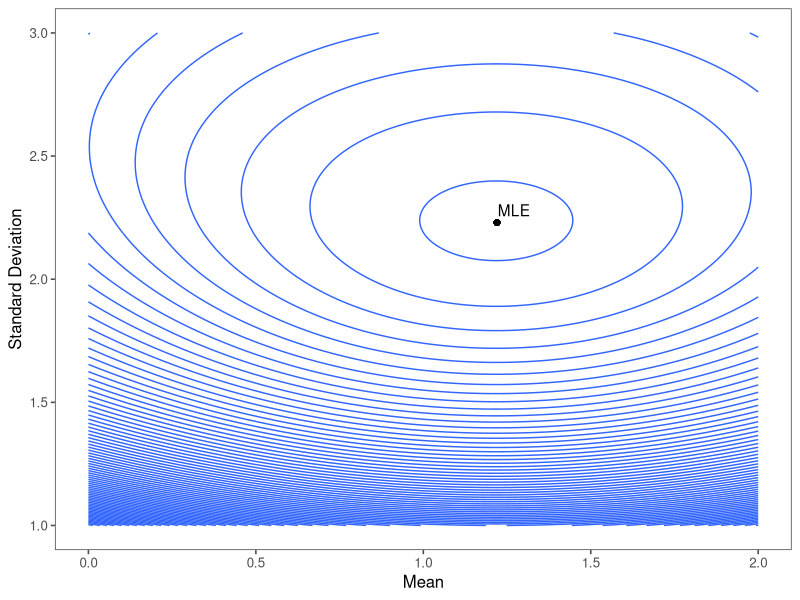

R code for this plot:
#' ---
#' title: ""
#' author: ""
#' date: ""
#' output: pdf_document
#' ---
#' 


#' Generate random sample
set.seed(2020)
X <- rnorm(n = 100, mean = 1, sd = 2)

#' Define mean log likelihood function
log_likelihood_function <- function(mu, sigma, X) {
  (-1/2) * log(2*pi) + (-1/2) * log(sigma^2) - 1/(2*sigma^2) * (X - mu)^2
}

#' Generate grid
library(tidyverse)

mu_vec <- seq(from = 0, to = 2, by = 0.01)
sigma_vec <- seq(from = 1, to = 3, by = 0.01)

grid <- crossing(mu = mu_vec, sigma = sigma_vec) %>%
  mutate(mean_likelihood = map2_dbl(mu, sigma, function(mu, sigma, X) mean(log_likelihood_function(mu, sigma, X)), X))

#' Maximum mean log likelihood value and maximum likelihood estimates.
MLE <- grid[grid$mean_likelihood == max(grid$mean_likelihood), ]
knitr::kable(MLE)

#' Draw plot
plot <- ggplot(grid) +
  geom_point(aes(x = MLE$mu, y = MLE$sigma)) +
  annotate(geom = "text", x = MLE$mu + 0.05, y = MLE$sigma + 0.05, label = "MLE") +
  geom_contour(aes(x = mu, y = sigma, z = mean_likelihood), binwidth = 0.025) +
  
  labs(x = "Mean", y = "Standard Deviation") +
  ggthemes::theme_few(base_size = 12, base_family = "sans")

ggsave(filename = "Q2.pdf", plot = plot, device = "pdf", path = "HW/output/figure/HW1/")

